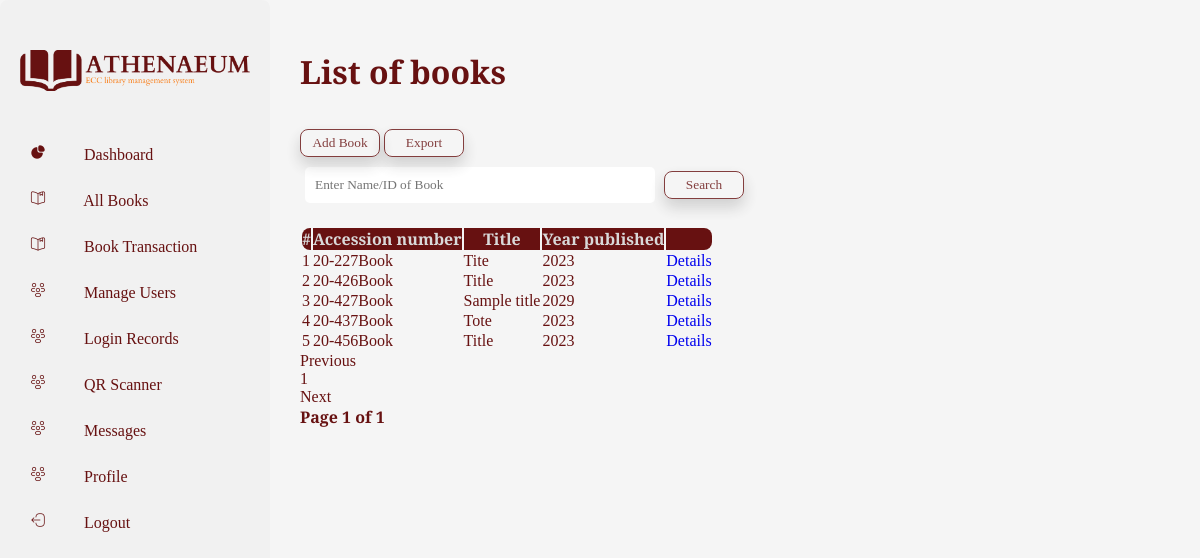
/admin/book.php (signed in), run on the app's committed database.
### tables this page shows
CREATE TABLE `book` (
  `book_id` varchar(250) NOT NULL,
  `title` varchar(250) NOT NULL,
  `publisher` varchar(250) NOT NULL,
  `description` varchar(250) NOT NULL,
  `year` varchar(250) NOT NULL,
  `status` varchar(250) NOT NULL
);

### admin/book.php (the view, shortened to what this page needs)
<?php
    include("connection.php");
    if ($_SESSION['id']) {
        if(isset($_GET['page_number']) && $_GET['page_number'] != ""){
            $page_number = $_GET['page_number'];
        }
        else{
            $page_number = 1;
        }
        $total_rows_per_page = 10;
        $offset = ($page_number-1)*$total_rows_per_page;
        $prev_page = $page_number-1;
        $next_page = $page_number+1;
        $result_count = mysqli_query($conn,"SELECT COUNT(*) as total_records FROM book");
        $records = mysqli_fetch_array($result_count);
        $total_records = $records['total_records'];
        $total_no_per_page = ceil($total_records/$total_rows_per_page);
?>
<!DOCTYPE html>
<html lang="en">
<head>
    <link href="css/bootstrap.min.css" rel="stylesheet" type="text/css" />
    <link href="css/dataTables.bootstrap.min.css" rel="stylesheet" type="text/css"/>
    <link href="css/style.css" rel="stylesheet" type="text/css" />
</head>
<body>
    <div class="wrapper">
        <div class="sidebar">
            <div class = "athen-logo">
                <img src="images/athen-logo-new.png" alt="">
            </div>
            <ul>
                <li>
                    <a href="index.php">
                    <span class="icon"><img src="images/AnalyticsIcon_bold.png" alt=""></span>
                    <span class="item">Dashboard</span>
                    </a>
                </li>
                <li>
                    <a href="#">
                    <span class="icon"><img src="images/BorrowingIcon_normal.png" alt=""></span>
                    <span class="item">All Books</span>
                    </a>
                </li>
                <li>
                    <a href="book-transaction.php">
                    <span class="icon"><img src="images/BorrowingIcon_normal.png" alt=""></span>
                    <span class="item">Book Transaction</span>
                    </a>
                </li>
                <li>
                    <a href="user.php">
                    <span class="icon"><img src="images/AttendanceIcon_normal.png" alt=""></span>
                    <span class="item">Manage Users</span>
                    </a>
                </li>
                <li>
                    <a href="logs.php">
                    <span class="icon"><img src="images/AttendanceIcon_normal.png" alt=""></span>
                    <span class="item">Login Records</span>
                    </a>
                </li>
                <li>
                    <a href="scanner.php">
                    <span class="icon"><img src="images/AttendanceIcon_normal.png" alt=""></span>
                    <span class="item">QR Scanner</span>
                    </a>
                </li>
                <li>
                    <a href="message.php">
                    <span class="icon"><img src="images/AttendanceIcon_normal.png" alt=""></span>
                    <span class="item">Messages</span>
                    </a>
                </li>
                <li>
                    <a href="profile.php">
                    <span class="icon"><img src="images/AttendanceIcon_normal.png" alt=""></span>
                    <span class="item">Profile</span>
                    </a>
                </li>
                <li>
                    <a href="../index.php">
                    <span class="icon"><img src="images/LogoutIcon_normal.png" alt=""></span>
                    <span class="item">Logout</span>
                    </a>
                </li>
            </ul>
        </div>
        <main>
            <div class="row">
                <div class="title">
                    <h1>List of books</h1>
                </div>
            </div>
            <br><br>
            <div class="row">
                <div class="col-md-11">
                    <div class="table-resposive">
                        <div class = "button">
                            <button class="add-btn" onclick="window.location.href='add-book.php'">Add Book</button>
                            <button  type = "submit" class="export-btn" onclick="Export()">Export</button>
                            <form class="form-horizontal row-fluid" action="book.php" method="post">
                                <div class="control-group">
                                    <div class="controls">
                                        <input type="text" id="title" name="title" placeholder="Enter Name/ID of Book" class="span8" required>
                                        <button type="submit" name="submit"class="btn">Search</button>
                                    </div>
                                </div>
                            </form>
                                        <br>
                            <?php
                            if(isset($_POST['submit']))
                                {$s=$_POST['title'];
                                    $sql="SELECT * FROM ecclms.book WHERE book_id = '$s' or title like '%$s%'";
                                }
                            else{
                                $sql="SELECT * FROM ecclms.book LIMIT $offset, $total_rows_per_page";
                            }
                            $result=$conn->query($sql);
                            $rowcount=mysqli_num_rows($result);
                            if(!($rowcount)){
                                echo "<br><center><h2><b><i>No Results</i></b></h2></center>";
                            }
                            else{
                            ?>
                            <table class="table table-bordered table-striped">
                            <thead>
                                <th class="b1">#</th>
                                <th>Accession number</th>
                                <th>Title</th>
                                <th>Year published</th>
                                <th class="b2"></th>
                            </thead>
                            <tbody>
                        </div>
                                <?php
                                    $count = 1;
                                    while($row=$result->fetch_assoc()){
                                ?>
                                <tr>
                                    <td> <?php echo $count; ?> </td>
                                    <td> <?php echo $row['book_id']; ?> </td>
                                    <td> <?php echo $row['title']; ?> </td>
                                    <td> <?php echo $row['year']; ?> </td>
                                    <td>
                                        <center>
                                            <a href="book-details.php?id=<?php echo $row['book_id']; ?>" class="btn btn-primary">Details</a>
                                        </center>
                                    </td>
                                </tr>
                                <?php
                                    $count += 1;
                                    }
                                }
                                ?>
                        <nav aria-label="Page navigation example">
                            <ul class="pagination">
                                <li class="page-item">
                                <a class="page-link <?= ($page_number<=1)? 'disabled' : '';?>"
                                <?= ($page_number > 1)? 'href=?page_number=' . $prev_page : '';?>>
                                Previous
                                </a>
                                </li>
                                <?php
                                    for($counter=1;$counter<=$total_no_per_page;$counter++){?>
                                        <li class="page-item">
                                            <a class="page-link"
                                                href="?page_number=<?= $counter;?>"><?= $counter;?>
                                            </a>
                                        </li>
                                        <?php
                                    }
                                ?>
                                <li class="page-item">
                                <a class="page-link <?= ($page_number >= $total_no_per_page)? 'disabled' : '';?>"
                                <?= ($page_number < $total_no_per_page)? 'href=?page_number='. $next_page : '';?>>Next
                                </a>
                                </li>
                            </ul>
                        </nav>
                        <div class="page_no">
                            <strong>Page <?= $page_number; ?> of <?= $total_no_per_page;?></strong>
                        </div>
                        </div>
                    </div>
                </div>
            </div>
</body>
</html>
<?php
}else{
    echo "<script type='text/javascript'>alert('Access Denied!!!')</script>";
}
?>

### admin/css/style.css (style rules this page uses)
* { margin: 0; padding: 0; box-sizing: border-box; font-family: 'Spectral', serif; list-style: none; text-decoration: none; }
body { background-color: whitesmoke; color: #671111; max-width: 100%; overflow-x: hidden; }
.wrapper .sidebar { background: #f1f1f1; position: fixed; top: 0; left: 0; width: 270px; height: 100%; padding: 50px 0; border-radius: 8px; font-weight: 500; }
.title h1 { margin-top: 50px; font-weight: 800; }
th { background-color: #671111; color: #D9D9D9; }
.b1 { border-radius: 8px 0 0 8px; }
.b2 { border-radius: 0 8px 8px 0; }
.wrapper .sidebar .athen-logo img { margin-bottom: 60px; display: block; width: 230px; margin: 0px auto 40px auto; }
.wrapper .sidebar ul li a { display: block; padding: 13px 30px; color: #671111; font-size: 16px; position: relative; }
.wrapper .sidebar ul li a .icon { color:#671111; width: 50px; display: inline-block; }
.wrapper .sidebar .icon img { width: 16px; }
.export-btn { opacity: .8; background-color: transparent; color: #671111; width: 80px; border-color: #671111; padding: 5px; border-radius: 8px; border: solid 1px; box-shadow: 0 8px 16px 0 rgba(0, 0, 0, 0.2); margin-bottom: 5px; }
main { margin-left: 25%; }
nav ul li .page-link { color: #671111; }
input { width: 350px; border: none; padding: 10px; border-radius: 5px; margin: 5px; }
button { opacity: .8; background-color: transparent; color: #671111; width: 80px; border-color: #671111; padding: 5px; border-radius: 8px; border: solid 1px; box-shadow: 0 8px 16px 0 rgba(0, 0, 0, 0.2); margin-bottom: 5px; }

### data on the page
book: book_id "20-227Book", title "Tite", year "2023"
book: book_id "20-426Book", title "Title", year "2023"
book: book_id "20-427Book", title "Sample title", year "2029"
book: book_id "20-437Book", title "Tote", year "2023"
book: book_id "20-456Book", title "Title", year "2023"

### other printed values
$page_number "1"
$total_no_per_page "1"
